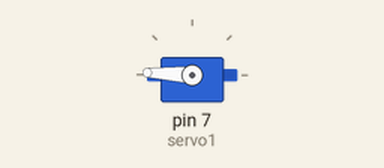
Simulated run of this sketch. Board: Arduino Uno, built with avr-gcc and run on an emulated ATmega328P. Parts: servo.

Above: at 0.05 s.
At 0.9 s:
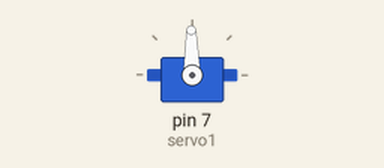
At 1.75 s:
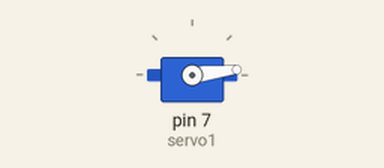
At 3.45 s:
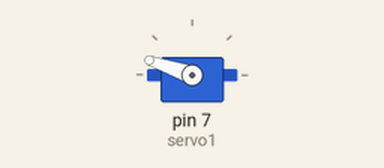
Timing chart, 0 to 8.3 s (numbered marks = the images above):
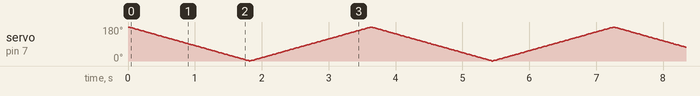

The sketch:

servo.ino
```cpp
#include <Servo.h>

Servo servo1;

void setup() {
  servo1.attach(7);
  servo1.write(60);
}

void loop() {
  for (int i = 180; i > 0; i--) {
    servo1.write(i);
    delay(10);
  }
  for (int i = 0; i < 180; i++) {
    servo1.write(i);
    delay(10);
  }
}
```
